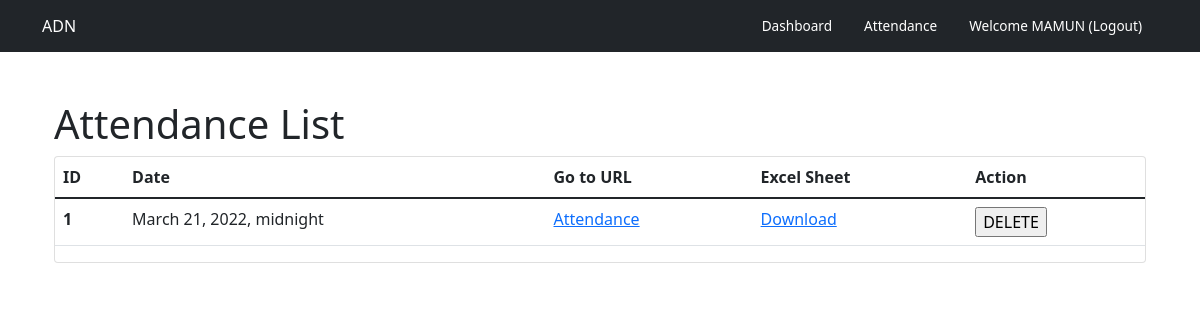
Page /attendance/ (signed in) on the earlier database version.
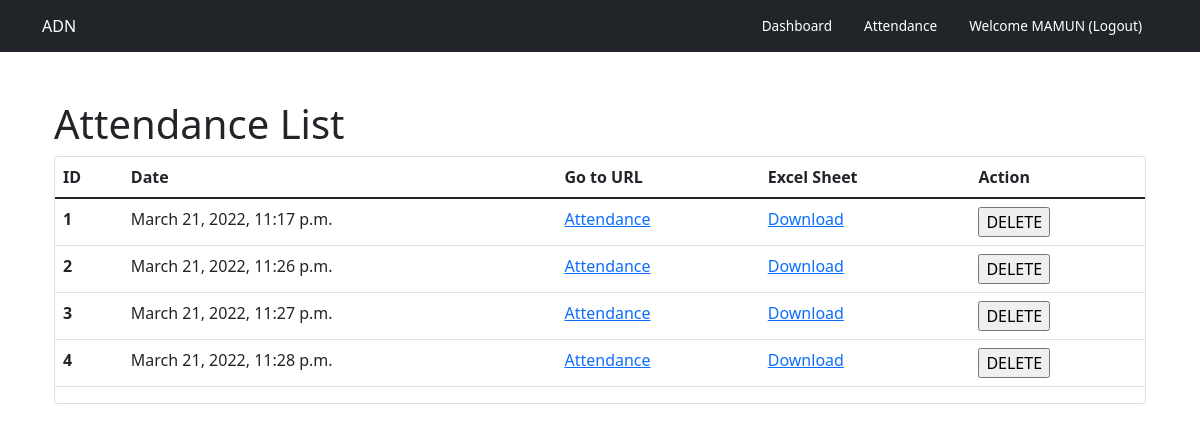
Same page on the later database version.
### apps/attendance/models.py (models this page shows, shortened)
class AttendanceURLToken(models.Model):
    url_token = models.CharField(max_length=100, blank=False, null=False, unique=True, editable=False, primary_key=True)
    create_date = models.DateTimeField(auto_now_add=True)

### apps/attendance/views.py (the view)
# urls.py: path('', UrlListView.as_view(), name='url_list'),
class UrlListView(LoginRequiredMixin, ListView):
    template_name = 'attendance/url-list.html'
    model = AttendanceURLToken

### apps/attendance/templates/attendance/url-list.html (shortened to what this page needs)
{% extends 'dashboard/index.html' %}
{% load static %}
{% block container %}
    <div class="container mt-5">
        <h1>Attendance List</h1>
        <div class='card'>
            <table class="table table-hover">
                <thead>
                    <tr>
                        <th scope="col">ID</th>
                        <th scope="col">Date</th>
                        <th scope="col">Go to URL</th>
                        <th scope="col">Excel Sheet</th>
                        <th scope="col">Action</th>
                    </tr>
                </thead>
                {% for url in object_list %}
                    <tr>
                        <th scope="row">{{ forloop.counter }}</th>
                        <td>{{ url.create_date }}</td>
                        <td>
                            <a href='{% url "attendance:add_attendance" url.url_token %}'>Attendance</a>
                        </td>
                        <td>
                            <a href='{% static "attendance" %}/{{url.url_token}}.xlsx'>Download</a>
                        </td>
                        <td>
                            <form method="POST" action="{% url 'attendance:delete_attendance' pk=url.url_token %}">
                                <input type="submit" value="DELETE">
                            </form>
                        </td>
                    </tr>
                {% empty %}
                    <tr>
                        <th scope="row" colspan=5>No URL in database</th>
                    </tr>
                {% endfor %}
            </table>
        </div>
    </div>
{% endblock container %}

### apps/dashboard/templates/dashboard/index.html (shortened to what this page needs)
{% extends 'layout/base.html' %}
{% block main %}
    <main>
        {% block header %}
            {% include 'includes/header.html' %}
        {% endblock header %}
        {% block body %}
            <div class='container mt-2'>
                {% block container %}{% endblock %}
            </div>
        {% endblock body %}
    </main>
{% endblock main %}

### core/templates/layout/base.html (shortened to what this page needs)
{% load static %}
<!doctype html>
<html lang="en">
    <head>
        <link href="{% static 'assets/dist/css/bootstrap.min.css' %}" rel="stylesheet">
        <link href="{% static 'assets/style.css' %}" rel='stylesheet'>
    </head>
    <body>
        {% block main %}{% endblock main %}
    </body>
</html>

### core/templates/includes/header.html
<header>
  <div class="px-3 py-2 bg-dark text-white">
    <div class="container">
      <div
        class="d-flex flex-wrap align-items-center justify-content-center justify-content-lg-start"
      >
        <a
          href="/"
          class="d-flex align-items-center my-2 my-lg-0 me-lg-auto text-white text-decoration-none"
        >
          ADN
        </a>
        <ul
          class="nav col-12 col-lg-auto my-2 justify-content-center my-md-0 text-small"
        >
          {% if request.user.is_authenticated %}
          <li>
            <a href="{% url 'dashboard:home' %}" class="nav-link text-white">
              Dashboard
            </a>
          </li>
          <li>
            <a href="{% url 'attendance:url_list' %}" class="nav-link text-white">
              Attendance
            </a>
          </li>
          <li>
            <a href="{% url 'accounts:logout' %}" class="nav-link text-white">
             Welcome {{ request.user.username|upper }} (Logout)
            </a>
          </li>
          {% else %}
          <li>
            <a href="{% url 'accounts:login' %}" class="nav-link text-white"
              >Login</a
            >
          </li>
          {% endif %}
        </ul>
      </div>
    </div>
  </div>
</header>

### core/static/assets/style.css (style rules this page uses)
.text-small { font-size: 85%; }

Differences in the rows shown:
removed AttendanceURLToken: create_date "March 21, 2022, midnight"
added AttendanceURLToken: create_date "March 21, 2022, 11:17 p.m."
added AttendanceURLToken: create_date "March 21, 2022, 11:26 p.m."
added AttendanceURLToken: create_date "March 21, 2022, 11:27 p.m."
added AttendanceURLToken: create_date "March 21, 2022, 11:28 p.m."
